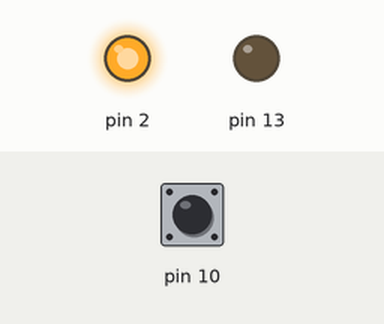
Simulated run of this sketch. Board: Arduino Uno, built with avr-gcc and run on an emulated ATmega328P. Parts: output pins drawn as LEDs (lit = HIGH). Dashed ring = blinking. The test bench sets the inputs (shaded band); at power-on: pin 10 HIGH.

Above: at 1.2 s.
1.3 s: pin 10 pulled LOW for 1 s
At 1.4 s:
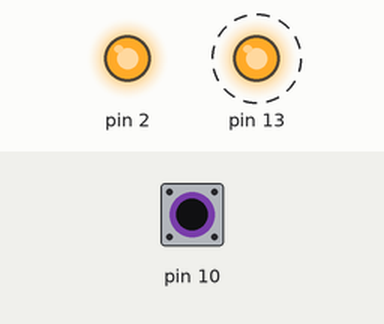
4.3 s: pin 10 pulled LOW for 3.2 s
At 8.2 s:
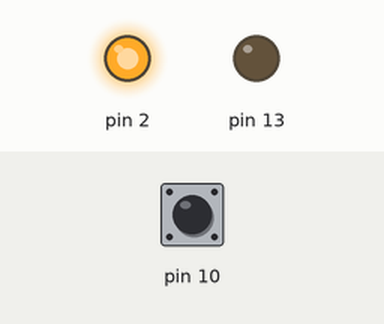
Timing chart, 0 to 9.7 s (numbered marks = the images above; inputs shaded):
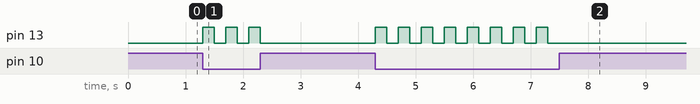

The sketch:

power_on_off.ino
```cpp
long shutdownTimer = 0;

void setup() {
  // initialize pin 13 as output
  // to blink the on-board LED
  pinMode(13, OUTPUT);

  // initialize the button status pin
  pinMode(10, INPUT_PULLUP);

  // hold the power mosfet ON
  pinMode(2, OUTPUT);
  digitalWrite(2, HIGH);
}

void loop() {
  // wait for the shut-down timer
  while (millis() - shutdownTimer < 5000) {
    // if the button is pressed
    // (pin 10 is pulled to ground)
    // then extend shutdownTimer
    // and blink the on-board LED
    if (!digitalRead(10)) {
      shutdownTimer = millis();
      blinkLed();
    }
  }
  // when the time is up then shut it down
  digitalWrite(7, LOW);
  // give it time to shut down
  delay(1000);
}

void blinkLed() {
    digitalWrite(13, HIGH);
    delay(200);
    digitalWrite(13, LOW);
    delay(200);
}
```

Measured:
- after the input at 1.3 s, pin 13: alternates HIGH for 0.20 s and LOW for 0.20 s, 6 changes in all, then stays LOW, starting at once
- after the input at 4.3 s, pin 13: alternates HIGH for 0.20 s and LOW for 0.20 s, 16 changes in all, then stays LOW, starting at once
